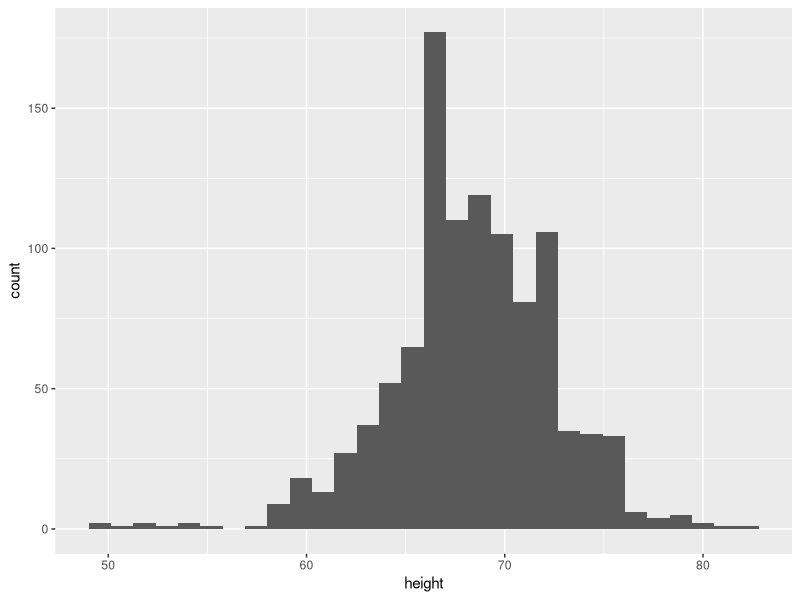
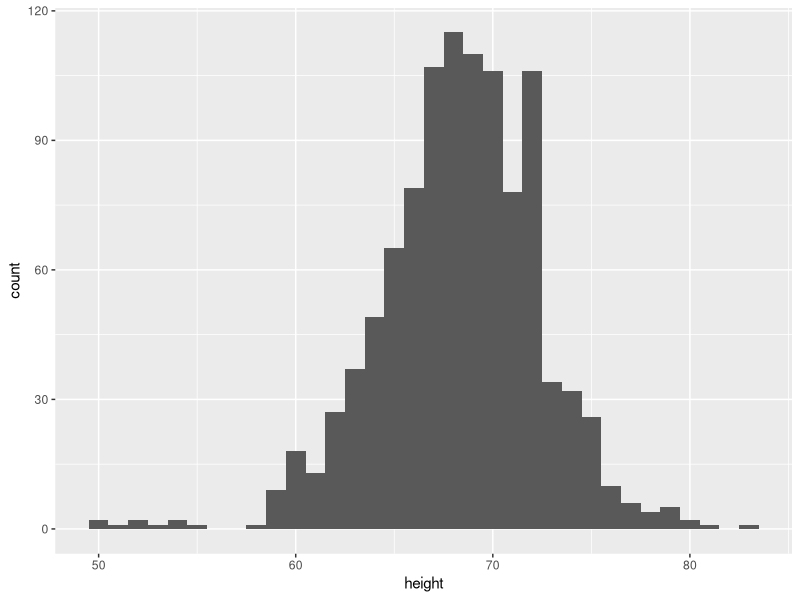
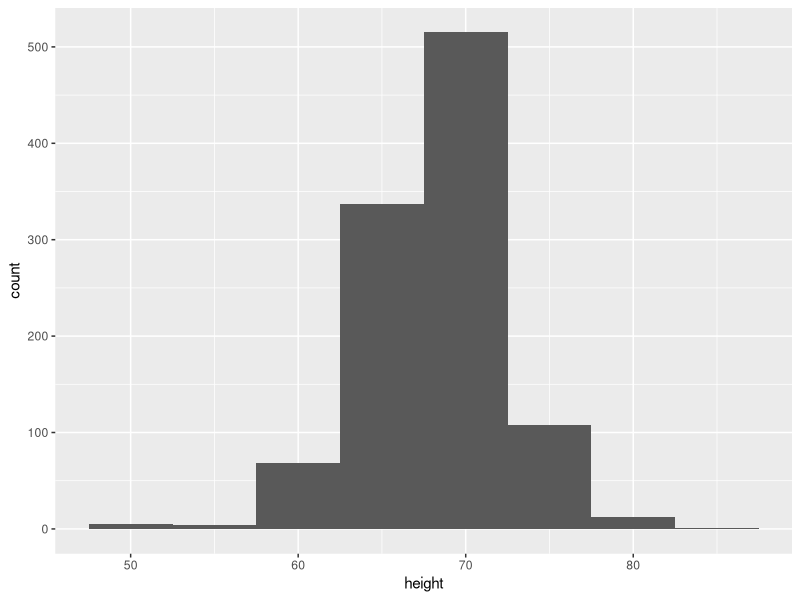
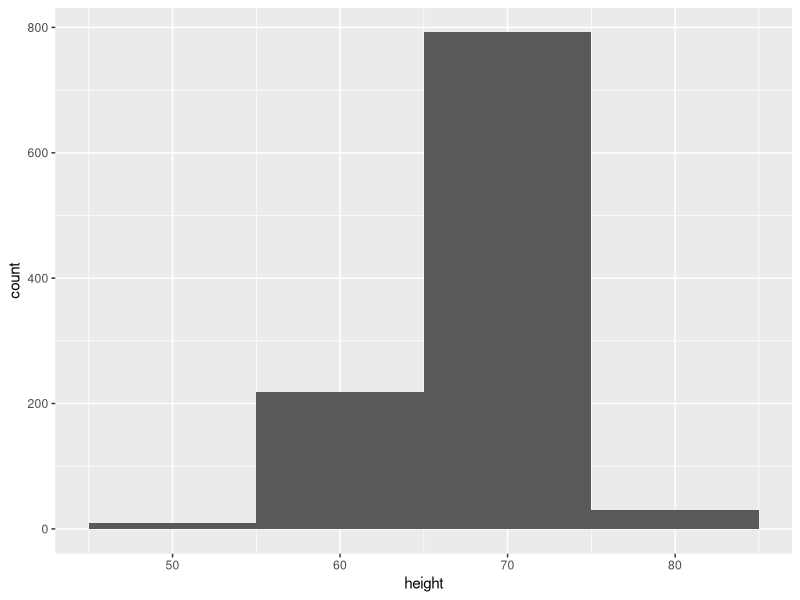
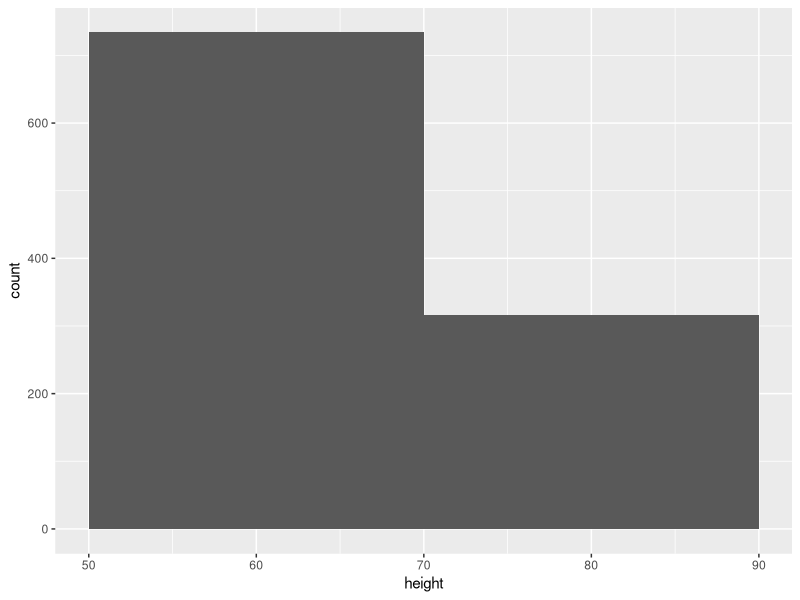
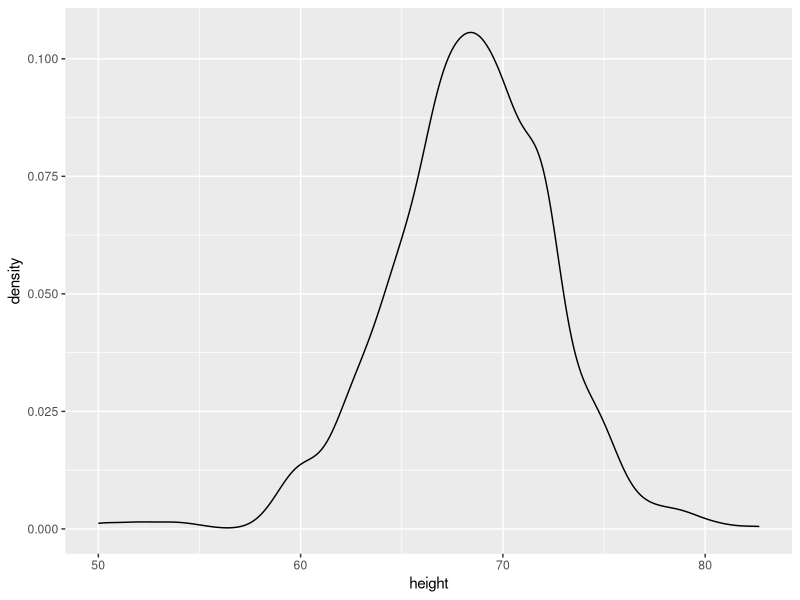
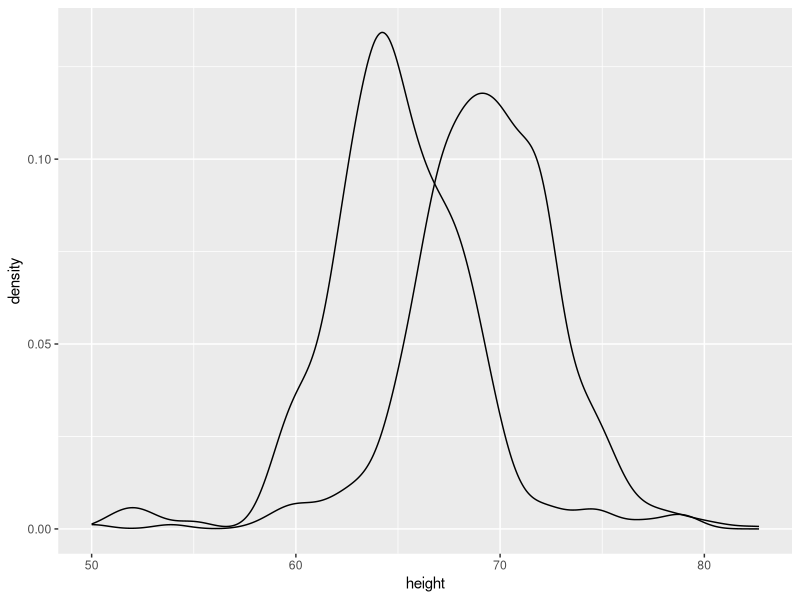
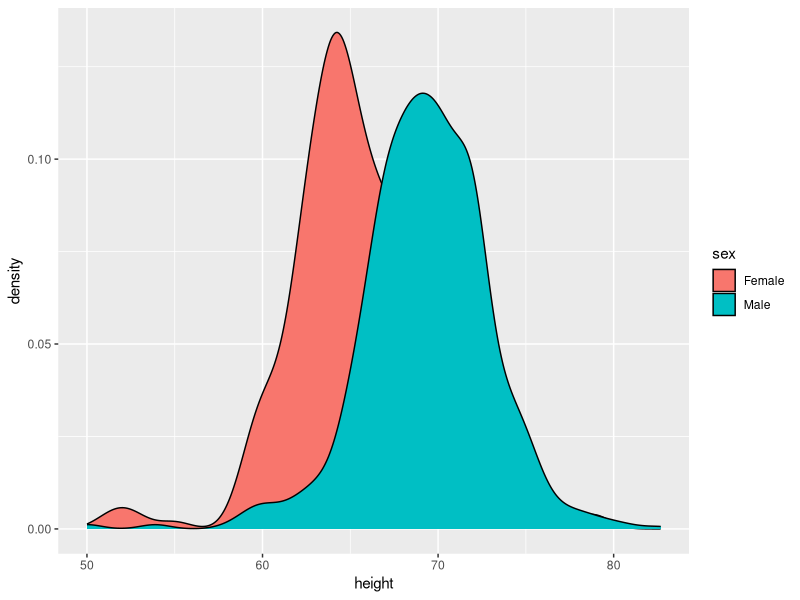

Source code (R) for these figures, in order:
## ---- chunk 1
knitr::opts_chunk$set(echo = TRUE)
library(tidyverse)
## ---- chunk 2
#install.packages("dslabs")
library(dslabs) 
data(heights)
glimpse(heights)
head(heights)
## ---- chunk 3
ggplot(data = heights, aes(height)) + geom_histogram()

## ---- chunk 4
ggplot(data = heights, aes(height)) + geom_histogram(binwidth = 1)
ggplot(data = heights, aes(height)) + geom_histogram(binwidth = 5)
ggplot(data = heights, aes(height)) + geom_histogram(binwidth = 10)
ggplot(data = heights, aes(height)) + geom_histogram(binwidth = 20)

## ---- chunk 5
ggplot(data = heights, aes(height)) + geom_density()

## ---- chunk 6
ggplot(data = heights, aes(height)) + geom_density(aes(group = sex))

## ---- chunk 7
ggplot(data = heights, aes(height)) + geom_density(aes(fill = sex))


## ---- chunk 8
ggplot(data = heights, aes(height)) + geom_density(alpha = 1/2, aes(fill = sex))


## ---- chunk 9
ggplot(data = heights, aes(height)) + geom_boxplot(aes(fill = sex))

## ---- chunk 10

## ---- chunk 11


## ---- chunk 12


## ---- chunk 13


## ---- chunk 14
# install.packages("pscl")
library(pscl) # loads in the package that has this data. 
## You might need to install this...

# data for presidental elections
votedata <-  presidentialElections
glimpse(votedata)
## ---- chunk 15



## ---- chunk 16



## ---- chunk 17



## ---- chunk 18


## ---- chunk 19


## ---- chunk 20



## ---- chunk 21


## ---- chunk 22
library(maps)
votedata$state <- tolower(votedata$state)  ## states need to be lowercase for linking

states_map <- map_data("state") ## this gives us the lat and long for each point of each state.
  
map_plot <-  ggplot(data =  votedata %>% filter(year == 2008), aes(map_id = state)) +
    geom_map(aes(fill = demVote), map = states_map) +
    expand_limits(x = states_map$long, y = states_map$lat)

map_plot  
## ---- chunk 23
map_plot <-  ggplot(data =  votedata %>% filter(year == 2016), aes(map_id = state)) +
  geom_map(aes(fill = demVote), map = states_map)+
  expand_limits(x = states_map$long, y = states_map$lat)

map_plot  
## ---- chunk 24


## ---- chunk 25


## ---- chunk 26


## ---- chunk 27
library(palmerpenguins)
glimpse(penguins)
## ---- chunk 28


## ---- chunk 29


## ---- chunk 30


## ---- chunk 31



## ---- chunk 32



## ---- chunk 33
